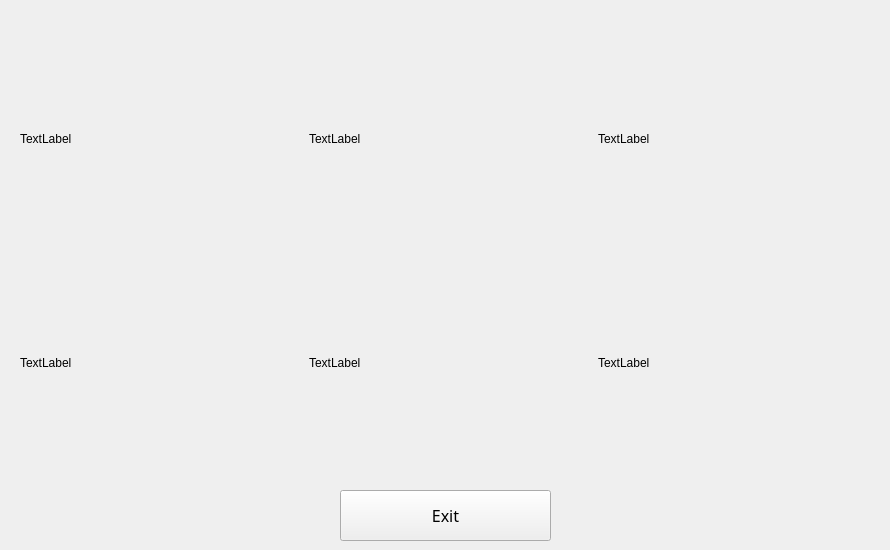
   <widget class="QWidget" name="page_4">
    <widget class="QPushButton" name="pushButton_5">
     <property name="geometry">
      <rect>
       <x>340</x>
       <y>490</y>
       <width>211</width>
       <height>51</height>
      </rect>
     </property>
     <property name="font">
      <font>
       <family>Franklin Gothic Medium</family>
       <pointsize>12</pointsize>
      </font>
     </property>
     <property name="text">
      <string>Exit</string>
     </property>
    </widget>
    <widget class="QWidget" name="layoutWidget">
     <property name="geometry">
      <rect>
       <x>20</x>
       <y>30</y>
       <width>861</width>
       <height>441</height>
      </rect>
     </property>
     <layout class="QGridLayout" name="gridLayout">
      <item row="1" column="2">
       <widget class="QLabel" name="label_13">
        <property name="text">
         <string>TextLabel</string>
        </property>
       </widget>
      </item>
      <item row="1" column="1">
       <widget class="QLabel" name="label_5">
        <property name="text">
         <string>TextLabel</string>
        </property>
       </widget>
      </item>
      <item row="0" column="0">
       <widget class="QLabel" name="label">
        <property name="text">
         <string>TextLabel</string>
        </property>
       </widget>
      </item>
      <item row="1" column="0">
       <widget class="QLabel" name="label_12">
        <property name="text">
         <string>TextLabel</string>
        </property>
       </widget>
      </item>
      <item row="0" column="1">
       <widget class="QLabel" name="label_4">
        <property name="text">
         <string>TextLabel</string>
        </property>
       </widget>
      </item>
      <item row="0" column="2">
       <widget class="QLabel" name="label_19">
        <property name="text">
         <string>TextLabel</string>
        </property>
       </widget>
      </item>
     </layout>
    </widget>
   </widget>
